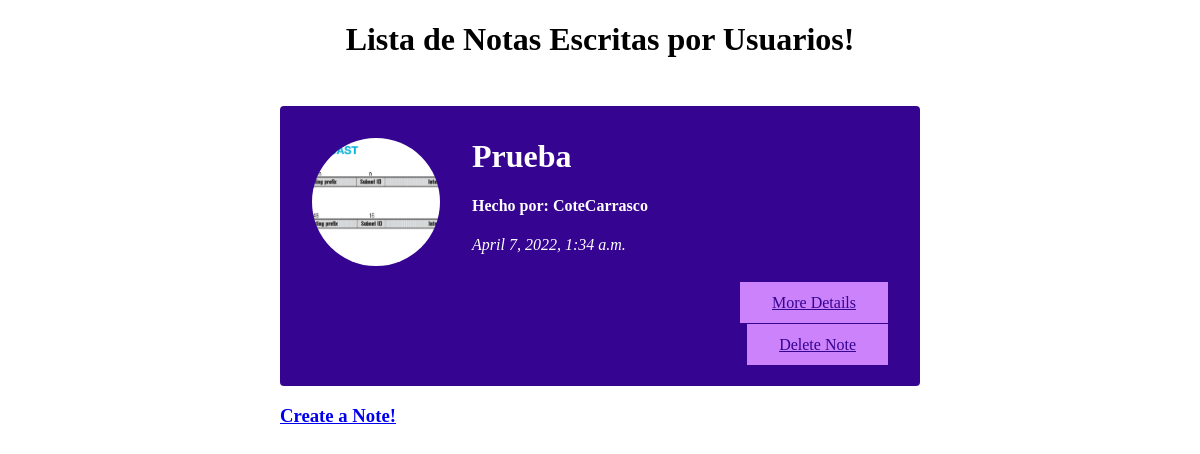
/home/, run on an earlier commit of the app's database.
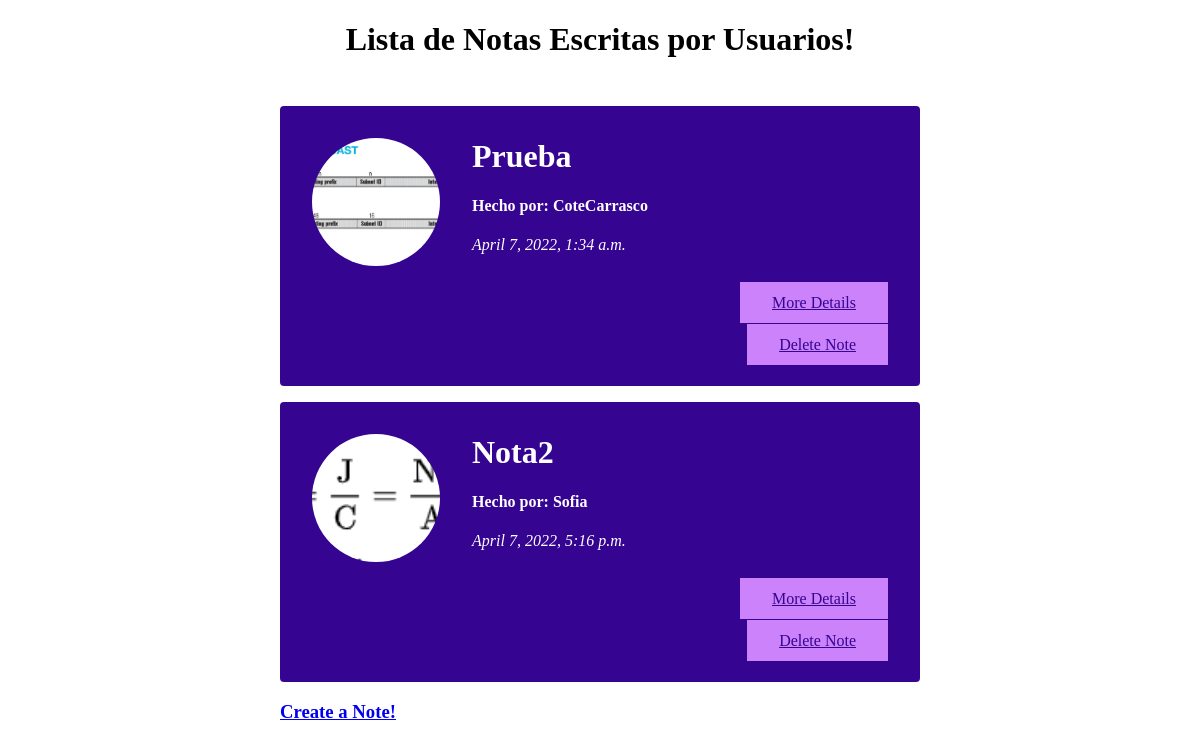
And on a later commit of the database.
### notes/models.py (models this page shows, shortened)
class Note(models.Model):
    title = models.CharField(max_length=200)
    resume = models.TextField(max_length=200)
    body = models.TextField(max_length=400)
    publish_date = models.DateTimeField(auto_now_add=True)
    image = models.ImageField()
    user = models.ForeignKey(AppUser,null=True,blank=True,on_delete=models.CASCADE)

class AppUser(models.Model):
    id = models.AutoField(primary_key=True)
    username = models.CharField(max_length=200)
    email = models.EmailField(max_length=200)
    def __str__(self):
        return self.username
    class Meta:
        db_table = 'User'

### notes/views.py (the view)
# urls.py: path('home/',HomePageView.as_view(),name="home"),
class HomePageView(ListView):
    model = Note
    template_name = 'notes/home.html'

### notes/templates/notes/home.html
{% extends 'notes/master/master.html'%}
{% load static %}
{% block addcss %}
<link href="{% static '/styles/home.css' %}" rel="stylesheet">
{% endblock %}
{% block body%}
<body>
    <h1>Lista de Notas Escritas por Usuarios!</h1>
    <section>
        <ol>
        {% for note in object_list%}
            <li class="note-item">
                <article>
                    <div class="note-summary">
                        <div class="note-image">
                        <img src="{{ note.image.url }}" alt="{{title}}">
                        </div>
                        <div class = "note-details">
                        <h3>{{ note.title }}</h3>
                        <h4>Hecho por: {{note.user}}</h4>
                        <address> {{note.publish_date}} </address>
                        </div>
                    </div>
                    <div class="note-actions">
                        <a href="{% url 'note' note.id %}" class = "btn"> More Details</a>
                    </div>
                    <div class="note-actions">
                        <a href="{% url 'delete_note' note.id%}" class = "btn">Delete Note</a>
                    </div>
                </article>
            </li>
        {% endfor %}
        </ol>
        <h3><a href="{% url 'add_note' %}">Create a Note!</a></h3>
    </section>
</body>
{% endblock %}

What changed in the data, as far as the page shows it:
added Note: image (picture), title "Nota2", user "Sofia", publish_date "April 7, 2022, 5:16 p.m."
